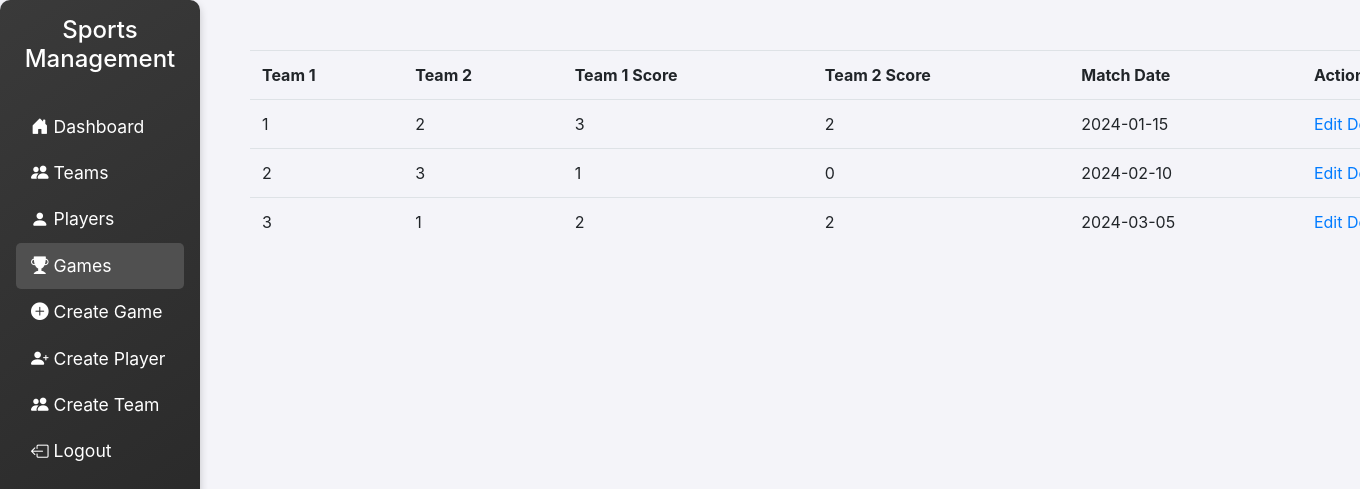
Page /view_games.php on the committed database.
### tables this page shows
CREATE TABLE games
(
    id          INT AUTO_INCREMENT PRIMARY KEY,
    team1_id    INT,
    team2_id    INT,
    team1_score INT  NOT NULL,
    team2_score INT  NOT NULL,
    game_date   DATE NOT NULL,
    FOREIGN KEY (team1_id) REFERENCES teams (id) ON DELETE CASCADE,
    FOREIGN KEY (team2_id) REFERENCES teams (id) ON DELETE CASCADE
);

### GameController.php (called while the page is built, shortened)
<?php
require_once 'Game.php';
class GameController
{
    private $game;
    public function __construct($db)
    {
        $this->game = new Game($db);
    }
    public function viewGames()
    {
        return $this->game->getAll();
    }
}

### Game.php (called while the page is built, shortened)
<?php
class Game
{
    private $conn;
    public function __construct($db)
    {
        $this->conn = $db;
    }
    public function getAll()
    {
        $stmt = $this->conn->query("SELECT * FROM games");
        return $stmt->fetch_all(MYSQLI_ASSOC);
    }
}

### view_games.php (the view, shortened to what this page needs)
<?php
require_once 'header.php';
require 'GameController.php';
$database = new Database();
$conn = $database->getConnection();
$controller = new GameController($conn);
$games = $controller->viewGames();
?>
<div class="page">
    <div class="table">
        <table class="table table-hover table-condensed">
            <tr>
                <th>Team 1</th>
                <th>Team 2</th>
                <th>Team 1 Score</th>
                <th>Team 2 Score</th>
                <th>Match Date</th>
                <th>Actions</th>
            </tr>
            <?php foreach ($games as $game) { ?>
                <tr>
                    <td><?php echo $game['team1_id']; ?></td>
                    <td><?php echo $game['team2_id']; ?></td>
                    <td><?php echo $game['team1_score']; ?></td>
                    <td><?php echo $game['team2_score']; ?></td>
                    <td><?php echo $game['game_date']; ?></td>
                    <td>
                        <a href="update_game.php?id=<?php echo $game['id']; ?>">Edit</a>
                        <a href="delete_game.php?id=<?php echo $game['id']; ?>">Delete</a>
                    </td>
                </tr>
            <?php } ?>
        </table>
    </div>
</div>

### css/styles.css (style rules this page uses)
.page { position: relative; left: 200px; margin-left: 50px; margin-top: 50px; margin-right: 50px; }

### header.php (style rules this page uses)
body { background-color: #f4f4f9; }

### rows in the picture
games: team1 "1", team2 "2", team1_score "3", team2_score "2", game_date "2024-01-15"
games: team1 "2", team2 "3", team1_score "1", team2_score "0", game_date "2024-02-10"
games: team1 "3", team2 "1", team1_score "2", team2_score "2", game_date "2024-03-05"
